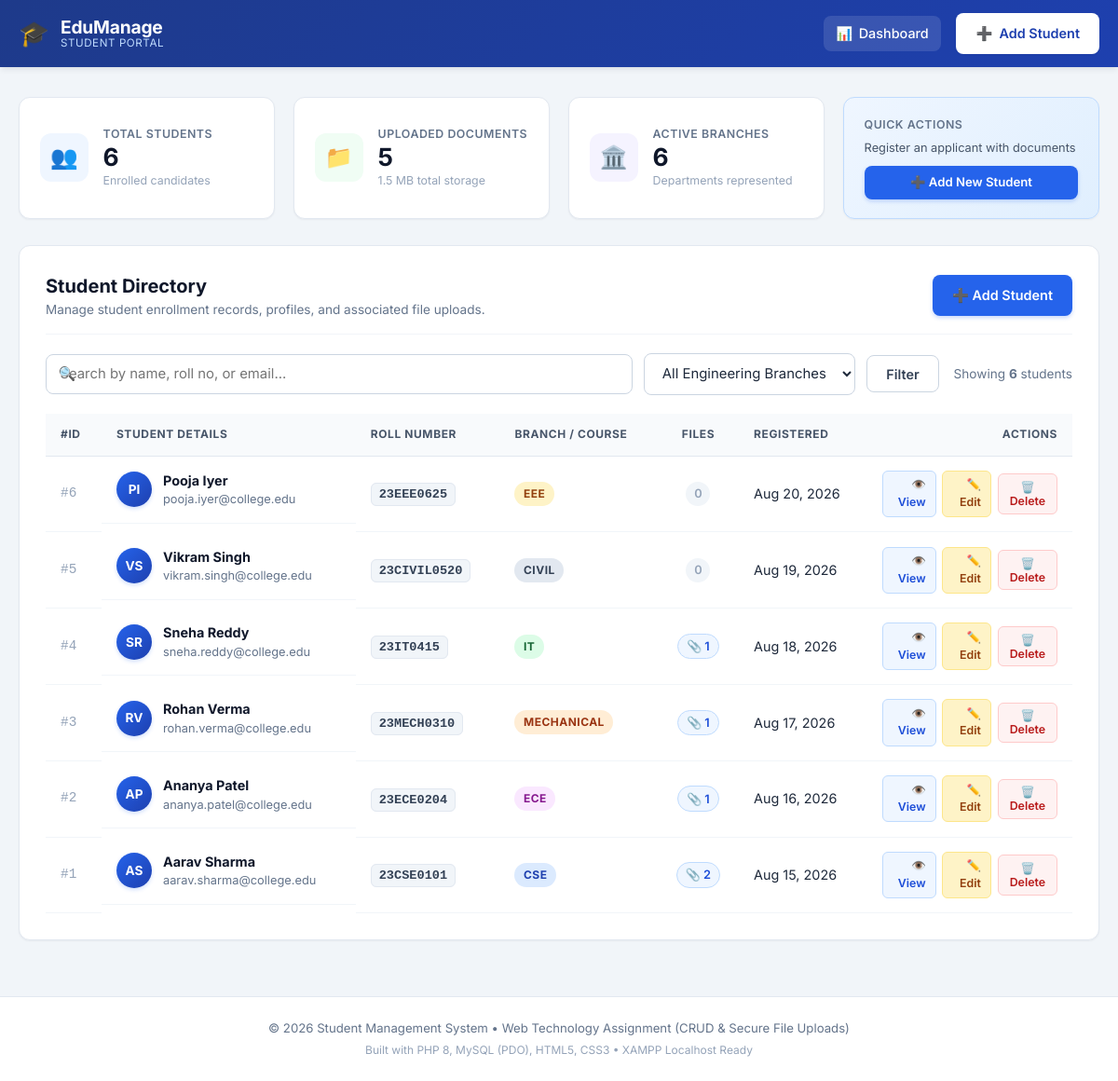
/Question2_StudentManagement/index.php, run on the app's committed database.
### tables this page shows
CREATE TABLE IF NOT EXISTS `students` (
  `id` INT AUTO_INCREMENT PRIMARY KEY,
  `name` VARCHAR(100) NOT NULL,
  `roll_number` VARCHAR(50) NOT NULL UNIQUE,
  `email` VARCHAR(150) NOT NULL,
  `course` VARCHAR(100) NOT NULL,
  `created_at` TIMESTAMP DEFAULT CURRENT_TIMESTAMP,
  INDEX `idx_students_roll` (`roll_number`),
  INDEX `idx_students_course` (`course`)
);

### Question2_StudentManagement/db.php (called while the page is built, shortened)
    <?php
function e(?string $string): string {
    return htmlspecialchars($string ?? '', ENT_QUOTES, 'UTF-8');
}
function formatBytes(int $bytes): string {
    if ($bytes < 1024) {
        return $bytes . ' B';
    } elseif ($bytes < 1048576) {
        return round($bytes / 1024, 1) . ' KB';
    } else {
        return round($bytes / 1048576, 2) . ' MB';
    }
}

### Question2_StudentManagement/index.php (the view, shortened to what this page needs)
<?php
require_once __DIR__ . '/db.php';
try {
    $stmtTotalStudents = $pdo->query("SELECT COUNT(*) FROM students");
    $totalStudents = (int) $stmtTotalStudents->fetchColumn();
    $stmtTotalFiles = $pdo->query("SELECT COUNT(*), COALESCE(SUM(file_size), 0) FROM student_files");
    $fileStats = $stmtTotalFiles->fetch(PDO::FETCH_NUM);
    $totalFiles = (int) $fileStats[0];
    $totalStorageBytes = (int) $fileStats[1];
    $stmtCourses = $pdo->query("SELECT COUNT(DISTINCT course) FROM students");
    $activeCourses = (int) $stmtCourses->fetchColumn();
} catch (PDOException $e) {
    setFlash('error', 'Error loading dashboard metrics: ' . $e->getMessage());
    $totalStudents = $totalFiles = $totalStorageBytes = $activeCourses = 0;
}
$search = trim($_GET['search'] ?? '');
$courseFilter = trim($_GET['course'] ?? '');
$sql = "SELECT s.id, s.name, s.roll_number, s.email, s.course, s.created_at,
               COUNT(f.id) AS file_count
        FROM students s
        LEFT JOIN student_files f ON s.id = f.student_id";
$params = [];
$sql .= " GROUP BY s.id, s.name, s.roll_number, s.email, s.course, s.created_at ORDER BY s.id DESC";
try {
    $stmt = $pdo->prepare($sql);
    $stmt->execute($params);
    $students = $stmt->fetchAll();
} catch (PDOException $e) {
    setFlash('error', 'Error fetching student records: ' . $e->getMessage());
    $students = [];
}
require_once __DIR__ . '/header.php';
?>
<section class="dashboard-metrics" aria-label="Statistics Overview">
    <div class="metric-card">
        <div class="metric-icon metric-icon-blue">👥</div>
        <div class="metric-details">
            <span class="metric-label">Total Students</span>
            <strong class="metric-value"><?php echo number_format($totalStudents); ?></strong>
            <span class="metric-hint">Enrolled candidates</span>
        </div>
    </div>
    <div class="metric-card">
        <div class="metric-icon metric-icon-green">📁</div>
        <div class="metric-details">
            <span class="metric-label">Uploaded Documents</span>
            <strong class="metric-value"><?php echo number_format($totalFiles); ?></strong>
            <span class="metric-hint"><?php echo formatBytes($totalStorageBytes); ?> total storage</span>
        </div>
    </div>
    <div class="metric-card">
        <div class="metric-icon metric-icon-purple">🏛️</div>
        <div class="metric-details">
            <span class="metric-label">Active Branches</span>
            <strong class="metric-value"><?php echo number_format($activeCourses); ?></strong>
            <span class="metric-hint">Departments represented</span>
        </div>
    </div>
    <div class="metric-card metric-card-action">
        <div class="metric-action-content">
            <span class="metric-label">Quick Actions</span>
            <p class="metric-subtext">Register an applicant with documents</p>
            <a href="add_student.php" class="btn btn-primary btn-sm">
                <span>➕ Add New Student</span>
            </a>
        </div>
    </div>
</section>
<section class="card table-card">
    <div class="card-header-bar">
        <div class="header-titles">
            <h2 class="section-title">Student Directory</h2>
            <p class="section-subtitle">Manage student enrollment records, profiles, and associated file uploads.</p>
        </div>
        <div class="header-tools">
            <a href="add_student.php" class="btn btn-primary">
                <span>➕ Add Student</span>
            </a>
        </div>
    </div>
    <div class="filter-bar">
        <form method="GET" action="index.php" class="filter-form">
            <div class="search-input-wrap">
                <span class="search-icon" aria-hidden="true">🔍</span>
                <input
                    type="text"
                    name="search"
                    class="form-control search-input"
                    placeholder="Search by name, roll no, or email..."
                    value="<?php echo e($search); ?>"
                >
            </div>
            <div class="select-filter-wrap">
                <select name="course" class="form-control select-input" onchange="this.form.submit()">
                    <option value="">All Engineering Branches</option>
                </select>
            </div>
            <button type="submit" class="btn btn-secondary">Filter</button>
        </form>
        <div class="filter-summary">
            Showing <strong><?php echo count($students); ?></strong> student<?php echo count($students) === 1 ? '' : 's'; ?>
        </div>
    </div>
    <div class="table-responsive">
        <table class="data-table" aria-label="Students List">
            <thead>
                <tr>
                    <th scope="col" style="width: 60px;">#ID</th>
                    <th scope="col">Student Details</th>
                    <th scope="col">Roll Number</th>
                    <th scope="col">Branch / Course</th>
                    <th scope="col" style="text-align: center;">Files</th>
                    <th scope="col">Registered</th>
                    <th scope="col" style="text-align: right; width: 220px;">Actions</th>
                </tr>
            </thead>
            <tbody>
                <?php if (empty($students)): ?>
                    <tr>
                        <td colspan="7" class="empty-table-cell">
                            <div class="empty-state">
                                <span class="empty-icon">📂</span>
                                <h3>No Students Found</h3>
                                <p><?php echo ($search !== '' || $courseFilter !== '') ? 'No student records matched your search query or filter.' : 'No students have been registered yet.'; ?></p>
                                <?php if ($search !== '' || $courseFilter !== ''): ?>
                                    <a href="index.php" class="btn btn-secondary btn-sm">Reset Search Filters</a>
                                <?php else: ?>
                                    <a href="add_student.php" class="btn btn-primary btn-sm">Add First Student</a>
                                <?php endif; ?>
                            </div>
                        </td>
                    </tr>
                <?php else: ?>
                    <?php foreach ($students as $student): ?>
                        <?php
                            $initials = '';
                            $nameParts = explode(' ', trim($student['name']));
                            foreach ($nameParts as $part) {
                                if (!empty($part)) $initials .= strtoupper($part[0]);
                                if (strlen($initials) >= 2) break;
                            }
                        ?>
                        <tr>
                            <td class="cell-id">#<?php echo e($student['id']); ?></td>
                            <td class="cell-student">
                                <div class="student-avatar" aria-hidden="true">
                                    <?php echo e($initials ?: 'ST'); ?>
                                </div>
                                <div class="student-meta">
                                    <a href="view_student.php?id=<?php echo e($student['id']); ?>" class="student-name-link">
                                        <strong><?php echo e($student['name']); ?></strong>
                                    </a>
                                    <span class="student-email"><?php echo e($student['email']); ?></span>
                                </div>
                            </td>
                            <td class="cell-roll">
                                <span class="roll-badge"><?php echo e($student['roll_number']); ?></span>
                            </td>
                            <td class="cell-course">
                                <span class="course-badge course-badge-<?php echo strtolower(e($student['course'])); ?>">
                                    <?php echo e($student['course']); ?>
                                </span>
                            </td>
                            <td class="cell-files" style="text-align: center;">
                                <?php if ($student['file_count'] > 0): ?>
                                    <a href="view_student.php?id=<?php echo e($student['id']); ?>#documents" class="file-count-badge has-files" title="<?php echo e($student['file_count']); ?> uploaded files">
                                        📎 <?php echo e($student['file_count']); ?>
                                    </a>
                                <?php else: ?>
                                    <span class="file-count-badge no-files" title="No files uploaded">
                                        0
                                    </span>
                                <?php endif; ?>
                            </td>
                            <td class="cell-date">
                                <?php echo date('M d, Y', strtotime($student['created_at'])); ?>
                            </td>
                            <td class="cell-actions" style="text-align: right;">
                                <div class="action-btn-group">
                                    <a href="view_student.php?id=<?php echo e($student['id']); ?>" class="btn-action btn-action-view" title="View Student Profile">
                                        👁️ View
                                    </a>
                                    <a href="edit_student.php?id=<?php echo e($student['id']); ?>" class="btn-action btn-action-edit" title="Edit Student">
                                        ✏️ Edit
                                    </a>
                                    <button
                                        type="button"
                                        class="btn-action btn-action-delete"
                                        onclick="confirmDelete(<?php echo (int) $student['id']; ?>, '<?php echo addslashes(e($student['name'])); ?>', '<?php echo addslashes(e($student['roll_number'])); ?>')"
                                        title="Delete Student"
                                    >
                                        🗑️ Delete
                                    </button>
                                </div>
                            </td>
                        </tr>
                    <?php endforeach; ?>
                <?php endif; ?>
            </tbody>
        </table>
    </div>
</section>
<?php require_once __DIR__ . '/footer.php'; ?>

### Question2_StudentManagement/header.php (shortened to what this page needs)
<?php
require_once __DIR__ . '/db.php';
$currentPage = basename($_SERVER['PHP_SELF']);
?>
<!DOCTYPE html>
<html lang="en">
<head>
    <link rel="stylesheet" href="style.css">
</head>
<body>
    <div class="app-layout">
        <header class="navbar">
            <div class="nav-container">
                <a href="index.php" class="nav-brand">
                    <span class="brand-icon">🎓</span>
                    <span class="brand-text">
                        <strong>EduManage</strong>
                        <span class="brand-sub">Student Portal</span>
                    </span>
                </a>
                <nav class="nav-links">
                    <a href="index.php" class="nav-link <?php echo ($currentPage === 'index.php') ? 'active' : ''; ?>">
                        <span class="nav-icon">📊</span> Dashboard
                    </a>
                    <a href="add_student.php" class="btn btn-nav-primary">
                        <span class="btn-icon">➕</span> Add Student
                    </a>
                </nav>
            </div>
        </header>
        <main class="main-body">
            <div class="content-container">

### Question2_StudentManagement/footer.php (shortened to what this page needs)
            </div>
        </main>
        <footer class="app-footer">
            <div class="footer-container">
                <p>&copy; <?php echo date('Y'); ?> Student Management System &bull; Web Technology Assignment (CRUD &amp; Secure File Uploads)</p>
                <p class="footer-subtext">Built with PHP 8, MySQL (PDO), HTML5, CSS3 &bull; XAMPP Localhost Ready</p>
            </div>
        </footer>
    </div>
</body>
</html>

### data on the page
students: id "6", initials "PI", name "Pooja Iyer", email "pooja.iyer@college.edu", roll_number "23EEE0625", course "EEE", created_at "Aug 20, 2026"
students: id "5", initials "VS", name "Vikram Singh", email "vikram.singh@college.edu", roll_number "23CIVIL0520", course "CIVIL", created_at "Aug 19, 2026"
students: id "4", initials "SR", name "Sneha Reddy", email "sneha.reddy@college.edu", roll_number "23IT0415", course "IT", file_count "1", created_at "Aug 18, 2026"
students: id "3", initials "RV", name "Rohan Verma", email "rohan.verma@college.edu", roll_number "23MECH0310", course "MECHANICAL", file_count "1", created_at "Aug 17, 2026"
students: id "2", initials "AP", name "Ananya Patel", email "ananya.patel@college.edu", roll_number "23ECE0204", course "ECE", file_count "1", created_at "Aug 16, 2026"
students: id "1", initials "AS", name "Aarav Sharma", email "aarav.sharma@college.edu", roll_number "23CSE0101", course "CSE", file_count "2", created_at "Aug 15, 2026"

### other printed values
$totalStudents "6"
$totalFiles "5"
formatBytes($totalStorageBytes) "1.5 MB"
$activeCourses "6"
count($students) "6"
